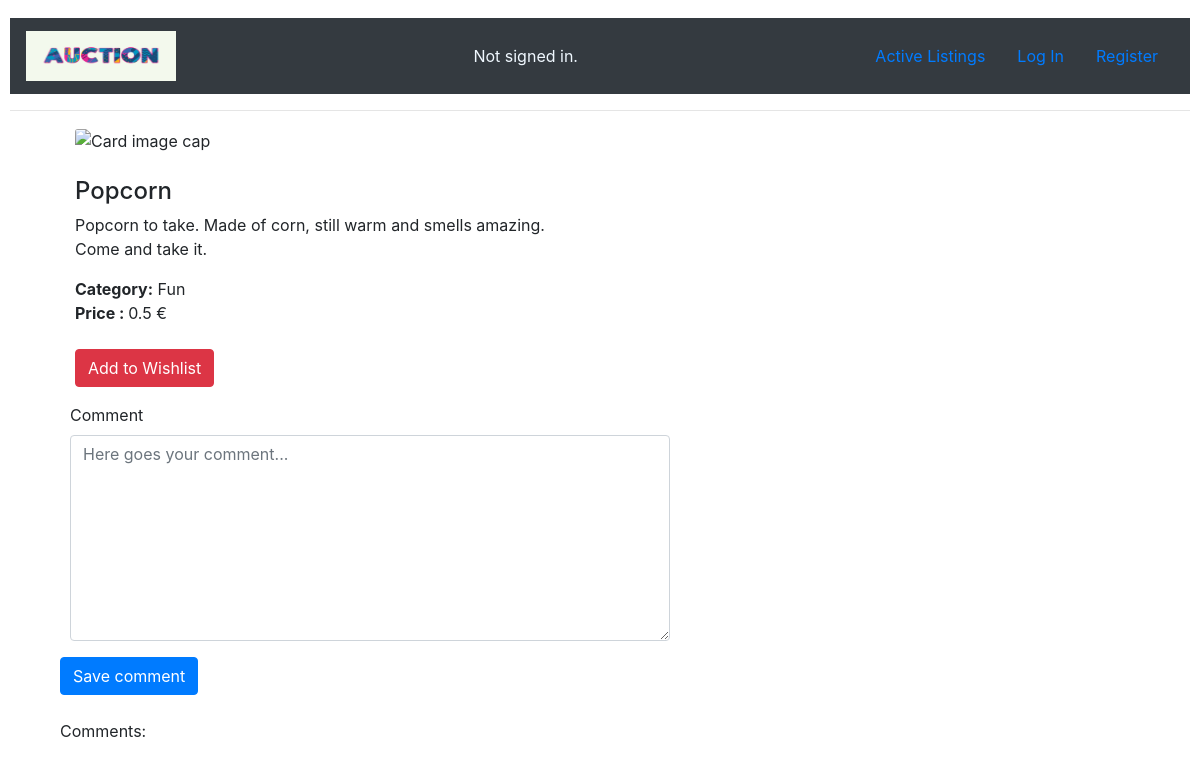
/details/11, run on an earlier commit of the app's database.
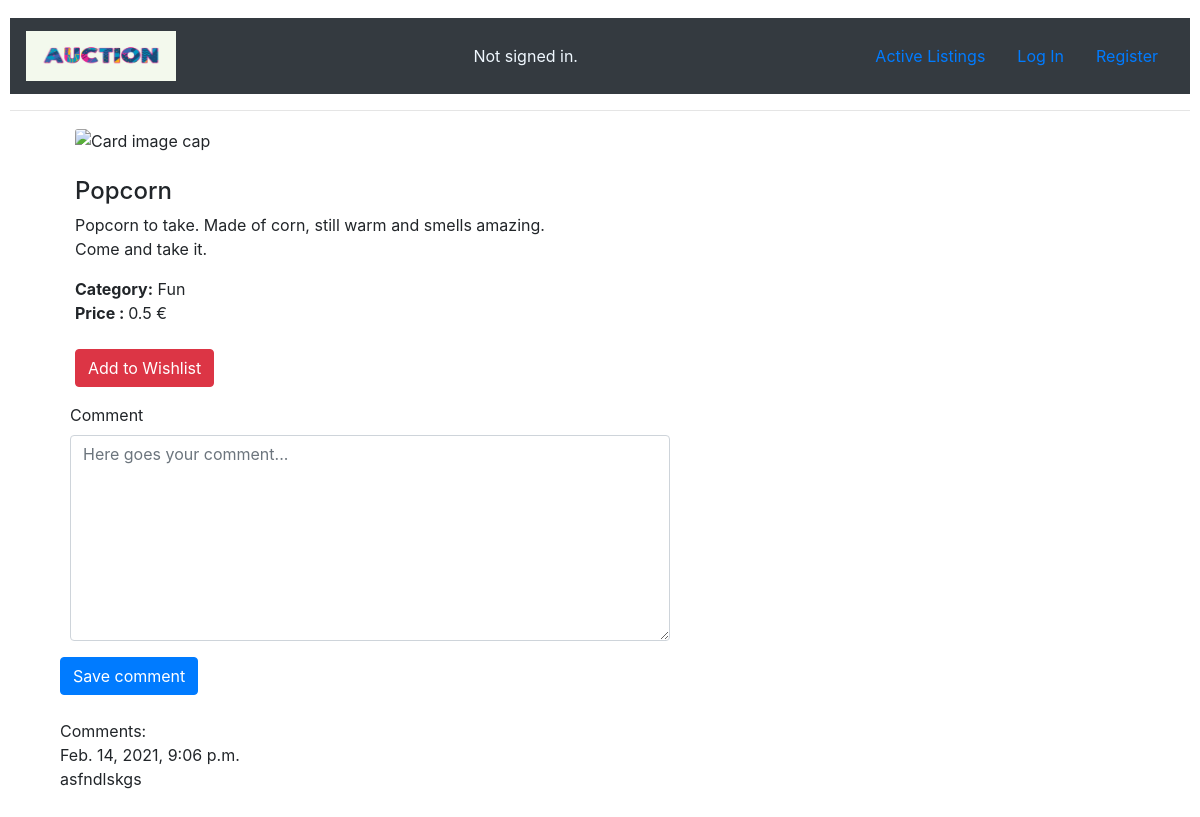
And on a later commit of the database.
### auctions/models.py (models this page shows)
class Comment(models.Model):
    comment =  models.CharField(max_length=300)
    time = models.DateTimeField(auto_now_add=True)
    item = models.ForeignKey(AuctionListing, default=None, null=True, blank=True, on_delete=models.DO_NOTHING)
    user = models.ForeignKey(User, null=True, blank=True, on_delete=models.DO_NOTHING)

### auctions/views.py (the view)
# urls.py: path("details/<int:item_id>", views.details, name="details"),
def details(request, item_id):
    item = AuctionListing.objects.get(pk=item_id)
    form = CommentForm()
    comments = Comment.objects.filter(item=item_id)
    return render(request, "auctions/details.html", {
        "item": item, "form": form, "comments":comments
    })

### auctions/views.py
class CommentForm(forms.ModelForm):
    class Meta:
        model = Comment
        exclude = ['time']
        widgets = {
            'comment': Textarea(attrs={'cols': 100, 'rows': 8}),
        }
    def __init__(self, *args, **kwargs):
        super().__init__(*args, **kwargs)
        self.fields['comment'].required = False
        self.fields["comment"].widget.attrs["placeholder"] = "Here goes your comment..."
        self.helper = FormHelper()
        self.helper.layout = Layout(
            Row(
            'comment', css_class='form-group col-md-7 mb-0',
            ),
            Submit('submit', 'Save comment')
        )

### auctions/templates/auctions/details.html (shortened to what this page needs)
{% extends "auctions/layout.html" %}
{% load crispy_forms_tags%}
{% block body %}
    <div class="container bootdey">
        <div class="col-md-12">
        <section class="panel">
              <div class="panel-body">
                  <div class="col-md-6">
                    {% if item.image %}
                      <div class="pro-img-list">
                        <img class="card-img-top" src={{ item.image }} alt="Card image cap">
                      </div>
                      {% else %}
                        {% load static %}
                    {% endif %}
                  </div>
                  <br>
                  <div class="col-md-6">
                      <h4 class="pro-d-title">
                        {{item.item}}
                      </h4>
                      <p>
                        {{item.description}}
                      </p>
                      <div class="product_meta">
                          <span class="posted_in"> <strong>Category:</strong> {{item.category}} </span>
                      </div>
                      <div class="m-bot15"> <strong>Price : </strong> <span class="pro-price"> {{item.price}} €</span></div>
                      <br>
                      <p>
                          <button class="btn btn-round btn-danger" type="button"> Add to Wishlist</button>
                      </p>
                  </div>
                  <form action="{% url 'comment' item.id %}" autocomplete="off" method="post">
                    {% crispy form %}
                    <br>
                </form>
                Comments:
                <br>
                {% for comment in comments%}
                {{comment.time}}  {{coment.user}}
                <br>
                {{comment.comment}}
                <br>
                <br>
                {% endfor %}
              </div>
          </section>
          </div>
          </div>
{% endblock %}

What changed in the data, as far as the page shows it:
added Comment: time "Feb. 14, 2021, 9:06 p.m.", comment "asfndlskgs"
